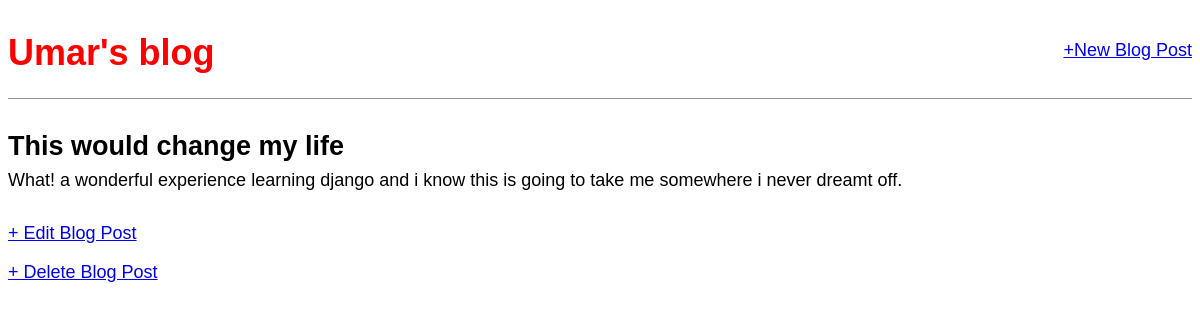
/post/5/, run on the app's committed database.
### blog/models.py (models this page shows, shortened)
class Post(models.Model):
	title = models.CharField(max_length=200)
	author = models.ForeignKey(
	     'auth.User',
	     on_delete = models.CASCADE,
	)
	body = models.TextField()

### blog/views.py (the view)
# urls.py: path('post/<int:pk>/',BlogDetailView.as_view(),name = 'post_detail'),
class BlogDetailView(DetailView):
	model = Post
	template_name = 'post_detail.html'

### templates/post_detail.html
{% extends 'base.html' %}
{% block content %}
  <div class ="post-entry">
	  <h2>{{ object.title }}</h2>
	  <p>{{ object.body }}</p>
  </div>
  <p><a href="{% url 'post_edit' post.pk %}">+ Edit Blog Post</a></p>
  <p><a href="{% url 'post_delete' post.pk %}">+ Delete Blog Post</a></p>
{% endblock content %}

### static/css/base.css (style rules this page uses)
body { font-family: 'Source Sans Pro', sans-serif; font-size: 18px; }
.post-entry { margin-bottom: 2rem; }
.post-entry h2 { margin: 0.5rem 0; }
.post-entry p { margin: 0; font-weight: 400; }

### data on the page
Post: title "This would change my life", body "What! a wonderful experience learning django and i know this is going to take me somewhere i never dreamt off."
